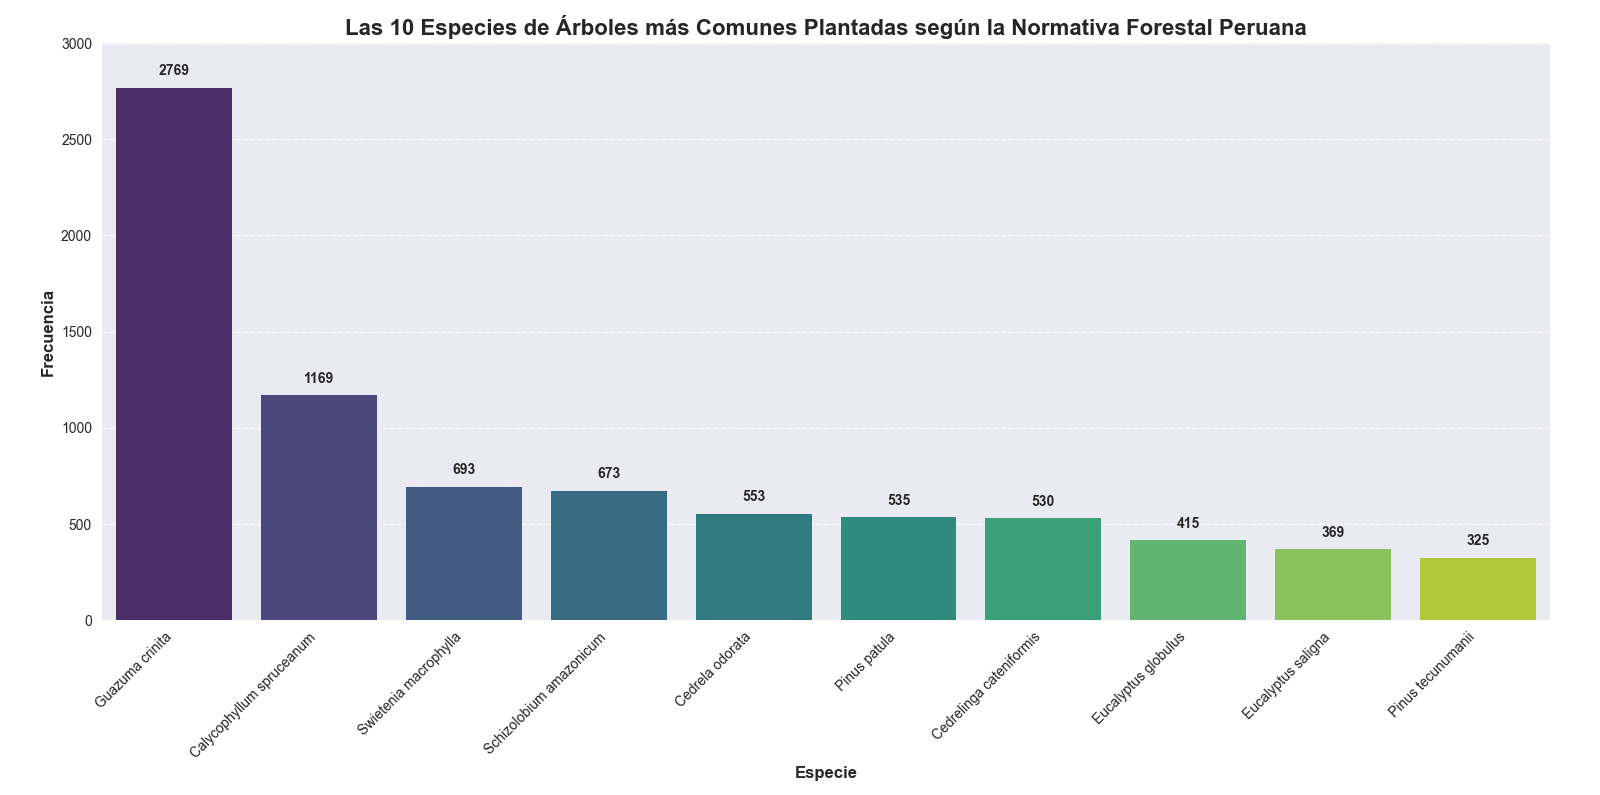

Generate this figure with Python:
import pandas as pd
import matplotlib.pyplot as plt
import seaborn as sns

# Cargar los datos desde un archivo CSV
data = pd.read_csv('DataSetPlantaciones.csv', sep=';', encoding='latin1')

# Contar la frecuencia de cada especie
especies_frecuencia = data['ESPECIE'].value_counts()

# Seleccionar las 10 especies más comunes
top_10_especies = especies_frecuencia.head(10)

# Establecer el estilo
plt.style.use("seaborn-v0_8")

# Crear el gráfico de barras
plt.figure(figsize=(12, 8))
ax = sns.barplot(x=top_10_especies.index, y=top_10_especies.values, palette='viridis')
plt.title('Las 10 Especies de Árboles más Comunes Plantadas según la Normativa Forestal Peruana', fontsize=16, fontweight='bold')
plt.xlabel('Especie', fontsize=12, fontweight='bold')
plt.ylabel('Frecuencia', fontsize=12, fontweight='bold')
plt.xticks(rotation=45, ha='right', fontsize=10)
plt.yticks(fontsize=10)
plt.grid(axis='y', linestyle='--', alpha=0.7)

# Establecer el límite máximo en el eje y
plt.ylim(0, 3000)

# Agregar etiquetas con la cantidad de especies plantadas
for i, v in enumerate(top_10_especies):
    ax.text(i, v + 50, str(v), ha='center', va='bottom', fontsize=10, fontweight='bold')

plt.tight_layout()
plt.show()
